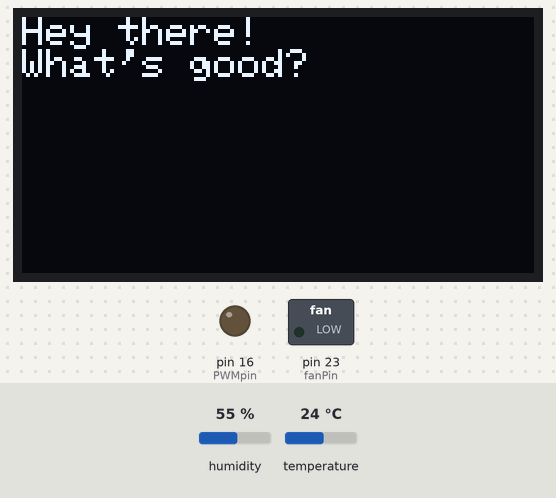
Bench run of a sketch on a simulated Arduino Mega 2560, built for the host (arithmetic inside an expression is 32-bit, double 64-bit). On the bench: 128×64 one-colour display, switched loads named in the sketch (green lamp = pin HIGH), output pins drawn as LEDs (lit = HIGH). The inputs (shaded band) are chosen by the test bench; at power-on: temperature 24 °C, humidity 55 %. The display library's start-up logo is not drawn; what the sketch prints to the serial monitor is not drawn.

Above: at 5.1 s.
At 8.2 s:
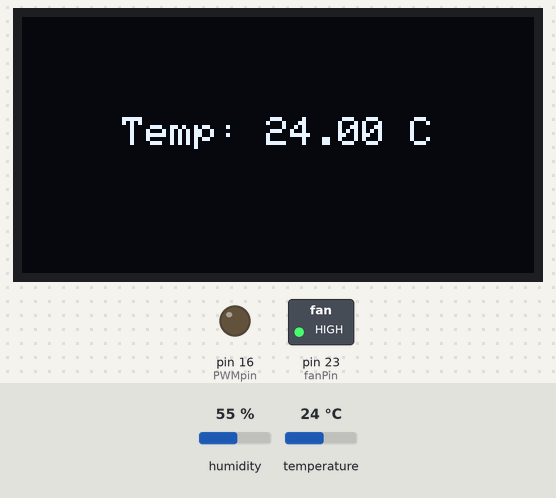
8.3 s: temperature set to 22.3 °C
At 13.4 s:
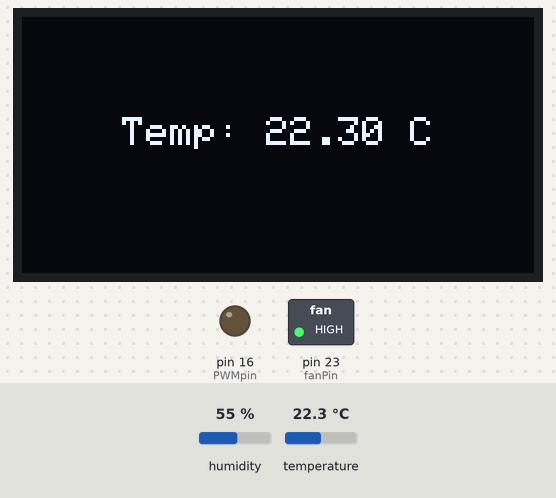
13.7 s: temperature set to 21.4 °C
At 18.5 s:
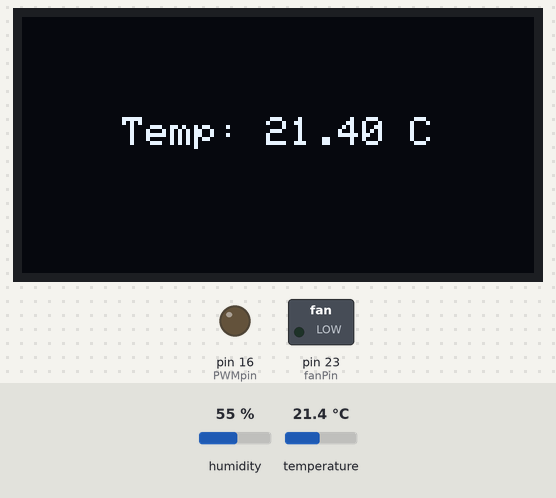
18.8 s: temperature set to 12 °C
At 22.8 s:
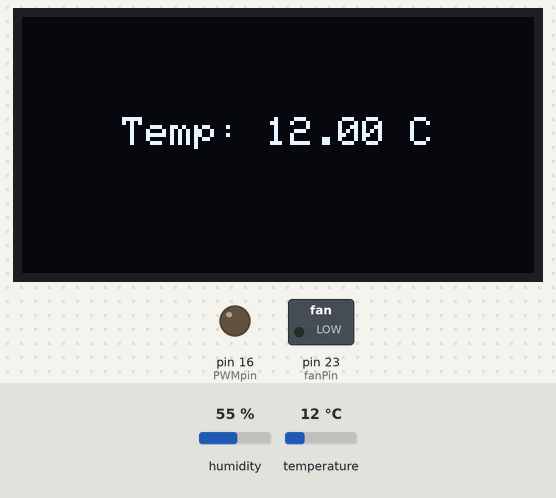
Timing chart, 0 to 24.3 s (numbered marks = the images above; inputs shaded):
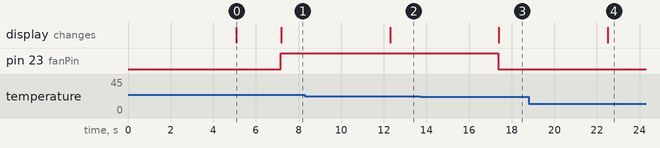

The sketch:

IoTControl.ino
```cpp
  #include <Adafruit_AHTX0.h>
  #include <SPI.h>
  #include <Wire.h>
  #include <Adafruit_GFX.h>
  #include <Adafruit_SSD1306.h>

  Adafruit_AHTX0 aht;

    #define SCREEN_WIDTH 128 // OLED display width, in pixels
    #define SCREEN_HEIGHT 64 // OLED display height, in pixels

    // Declaration for an SSD1306 display connected to I2C (SDA, SCL pins)
    #define OLED_RESET     -1 // Reset pin # (or -1 if sharing Arduino reset pin)
    #define SCREEN_ADDRESS 0x3D ///< See datasheet for Address; 0x3D for 128x64, 0x3C for 128x32

    Adafruit_SSD1306 display(SCREEN_WIDTH, SCREEN_HEIGHT, &Wire1, OLED_RESET);

    #define LOGO_HEIGHT   16
    #define LOGO_WIDTH    16

  int PWMpin = 16;  // Choose a suitable PWM-capable pin
  int PWMvalue = 0;  // Start with the fan off
  const int fanPin = 23;  // Pin connected to the base of the transistor

  void setup() {

    pinMode(PWMpin, OUTPUT);
    pinMode(fanPin, OUTPUT);

    Wire1.begin(18, 19);
    Serial.begin(115200);

    //detects DHT20
    if (! aht.begin()) {
      Serial.println("Could not find AHT. Check wiring");
      while (1) delay(10);
    }
    Serial.println("AHT20 found");


    // SSD1306_SWITCHCAPVCC = generate display voltage from 3.3V internally
    if(!display.begin(SSD1306_SWITCHCAPVCC, SCREEN_ADDRESS)) {
      Serial.println(F("SSD1306 allocation failed"));
      for(;;); // Don't proceed, loop forever
    }

    // Show initial display buffer contents on the screen --
    // the library initializes this with an Adafruit splash screen.
    display.display();
    delay(5000); // Pause for 2 seconds

    // Clear the buffer
    display.clearDisplay();

    testdrawstyles();

  }

  void loop() {

    sensors_event_t humidity, temp;
    aht.getEvent(&humidity, &temp);// populate temp and humidity objects with fresh data

    if(temp.temperature >= 22.0){
      digitalWrite(fanPin, HIGH);  // Turn the fan ON
    }else{
      digitalWrite(fanPin, LOW);  // Turn the fan OFF
    }

    // Clear the previous display content
    display.clearDisplay();

    // Set text properties
    display.setTextSize(1);
    display.setTextColor(SSD1306_WHITE);
    display.setCursor(25, 25);

    // Print the temperature
    display.print("Temp: ");
    display.print(temp.temperature);
    display.print(" C");

    // Update the display
    display.display();

    delay(5000); // Update every 5 seconds

  }

  void testdrawstyles(void) {
    display.clearDisplay();

    display.setTextSize(1);
    display.setTextColor(SSD1306_WHITE);
    display.setCursor(0, 0);
    display.println(F("Hey there!"));
    display.println(F("What's good?"));

    display.display();
    delay(2000);

  }
```

Measured:
- the behaviour switches between 22 and 21.9 °C on temperature (found by bisection; images 2 and 3)
- after the input at 8.3 s, the display: changes after 4.0 s (image 2)
- after the input at 13.7 s, pin 23 (fanPin): HIGH → LOW after 3.7 s; the display: changes after 3.7 s (image 3)
- after the input at 18.8 s, the display: changes after 3.7 s (image 4)
- what the display in image 0 shows lasts 2.1 s, from 5.1 s to 7.2 s
